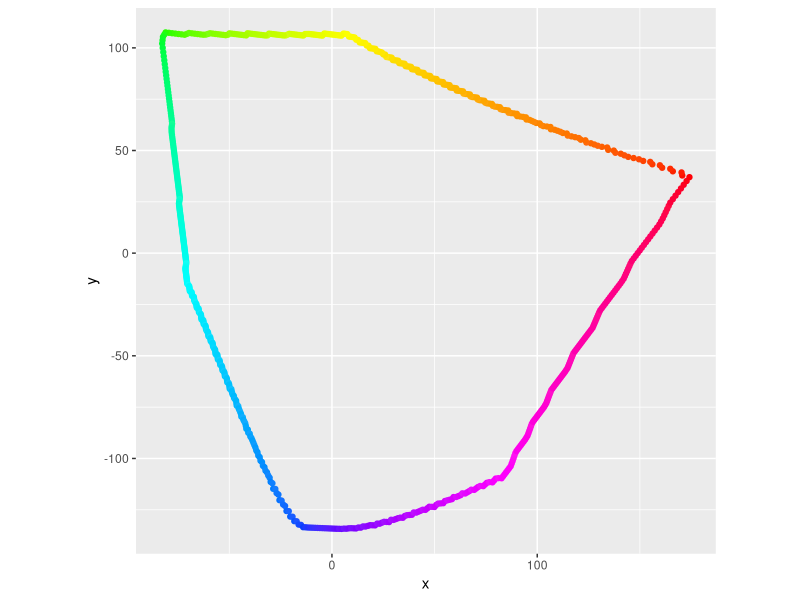
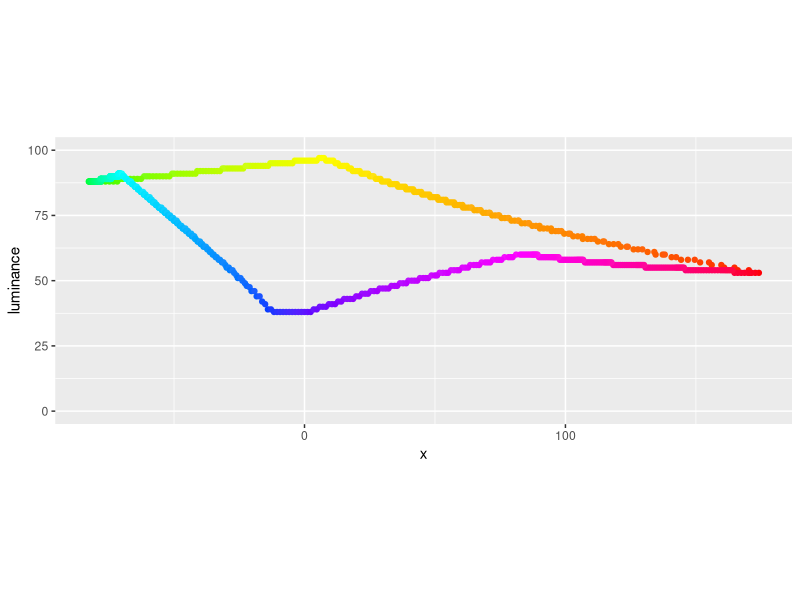
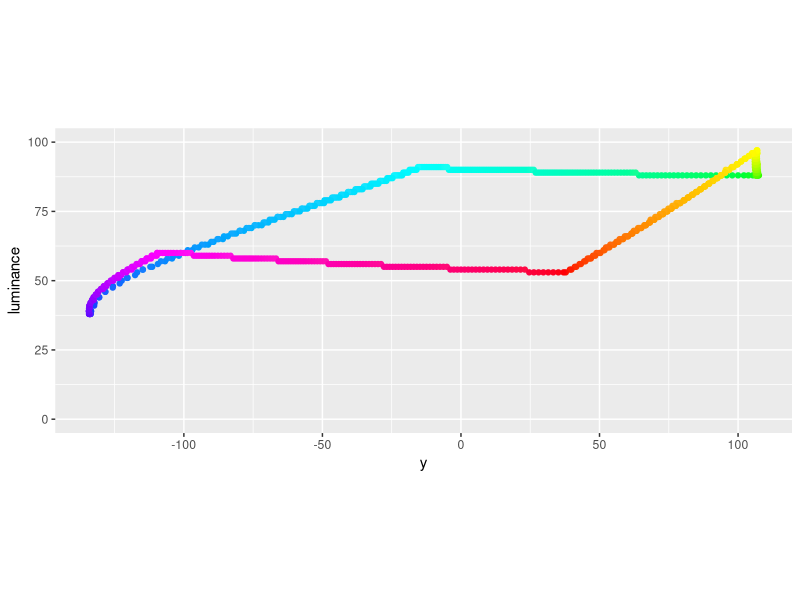
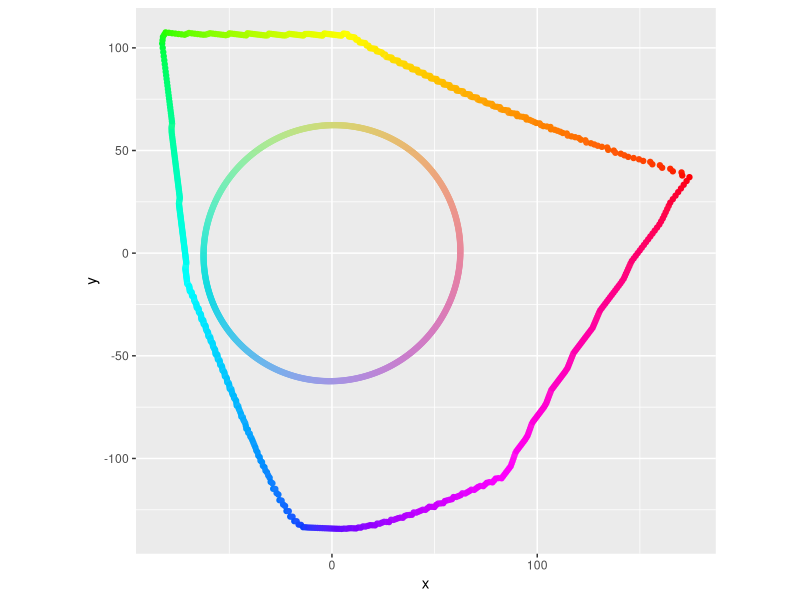
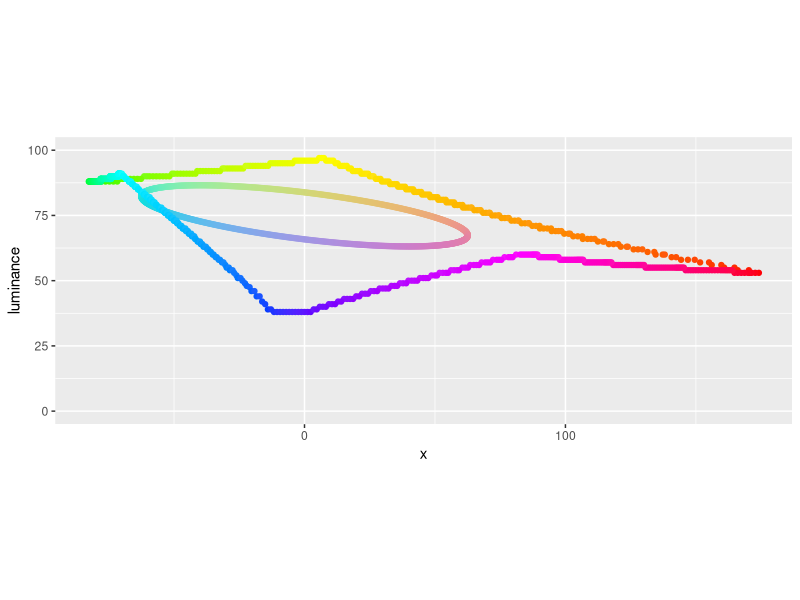
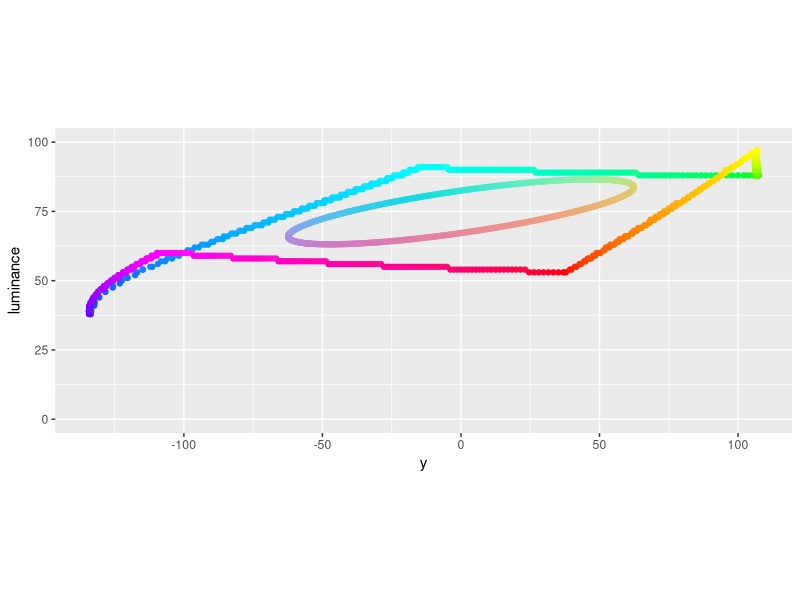
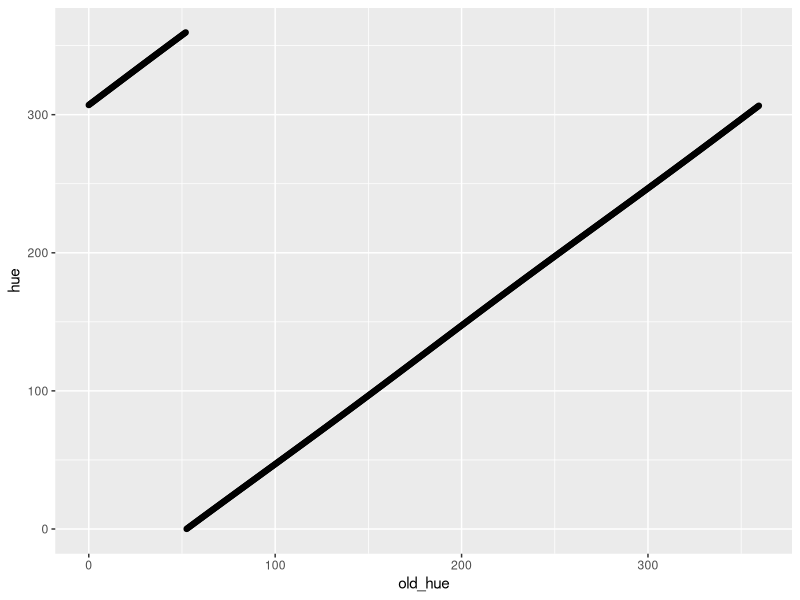
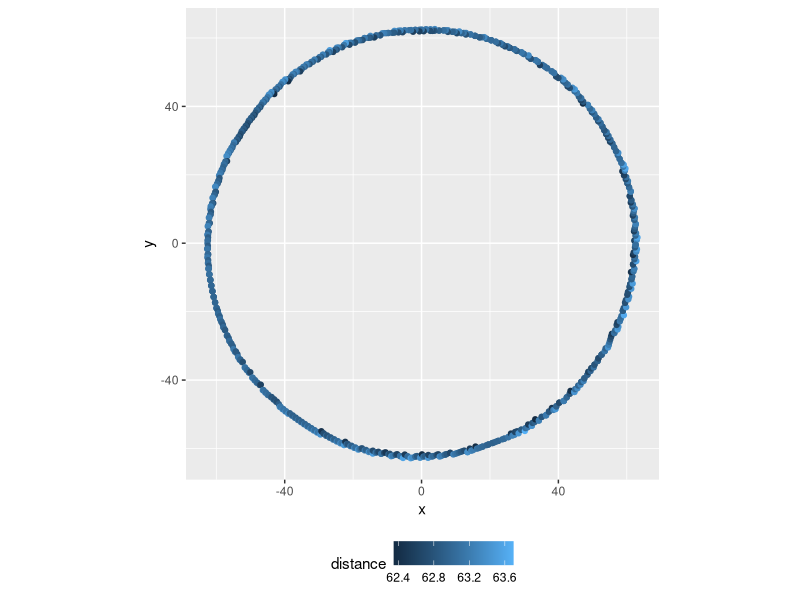

Write R code to recreate these figures, in order.
## ---- chunk 1
knitr::opts_chunk$set(
  collapse = TRUE,
  comment = "#>"
)
options(rmarkdown.html_vignette.check_title = FALSE)
## ---- chunk 2
library(tidyverse)
library(colorspace)

# Set up all the max chromas
hue <- seq(0, 359.5, .5)
luminance <- seq(0, 100, .5)

max_chroma_luminance <- function(h) {
  mc <- max_chroma(h, l = seq(0, 100, .5))
  ml <- seq(0, 100, .5)[mc == max(mc)]
  data.frame(
    hue = h,
    chroma = max(mc),
    luminance = ml
  )
}

df <- map_dfr(hue, max_chroma_luminance)

df <- df %>%
  mutate(
    x = chroma * cos(hue * pi / 180),
    y = chroma * sin(hue * pi / 180),
    hex_color = hcl(hue, chroma, luminance)
  )

ggplot(
  data = df,
  aes(x, y, color = hex_color)
) +
  geom_point() +
  scale_color_identity() +
  coord_equal()
## ---- chunk 3
df <- df %>%
  arrange(-y)

ggplot(
  data = df,
  aes(x, luminance,
    color = hex_color
  )
) +
  geom_point() +
  scale_color_identity() +
  scale_y_continuous(limits = c(0, 100)) +
  coord_equal()
## ---- chunk 4
df <- df %>%
  arrange(x)

ggplot(
  data = df,
  aes(y, luminance,
    color = hex_color
  )
) +
  geom_point() +
  scale_color_identity() +
  scale_y_continuous(limits = c(0, 100)) +
  coord_equal()
## ---- chunk 5
# Use PCA to get a plane
df_pca <- df %>%
  select(
    -hex_color,
    -hue,
    -chroma
  ) %>%
  relocate(x, y, luminance)

pca <- princomp(df_pca)

# Work out a*x + b*y + c*luminance = d
comp3 <- as.vector(pca$loadings)[7:9]
a <- comp3[1]
b <- comp3[2]
c <- comp3[3]
d <- comp3[1] * mean(df_pca$x) +
  comp3[2] * mean(df_pca$y) +
  comp3[3] * mean(df_pca$luminance)

# Solve for luminance given x, y
luminance_function <- function(x, y) {
  (d - x * a - y * b) / c
}

# Test
luminance_function(0, 0)

# Get max chroma
max_dist <- expand_grid(
  hue = seq(0, 360, .5),
  chroma = seq(0, 180)
) %>%
  mutate(
    x = chroma * cos(hue * pi / 180),
    y = chroma * sin(hue * pi / 180)
  ) %>%
  rowwise() %>%
  mutate(luminance = luminance_function(x, y)) %>%
  filter(luminance <= 100) %>%
  mutate(hex_color = hcl(hue, chroma, luminance, fixup = FALSE)) %>%
  filter(!is.na(hex_color)) %>%
  mutate(base_lum = luminance_function(0, 0)) %>%
  mutate(
    dist = sqrt(x^2 + y^2 + (luminance - base_lum)^2),
    hue_round = round(hue)
  ) %>% # base_x, base_y = 0
  group_by(hue_round) %>%
  mutate(max_dist = max(dist)) %>%
  ungroup() %>%
  summarize(floor(min(max_dist))) %>%
  pull()
max_dist
## ---- chunk 6
v1 <- pca$loadings[c(1, 2, 3)]
v1 <- v1 / sqrt(sum(v1^2))
v2 <- pca$loadings[c(4, 5, 6)]
v2 <- v2 / sqrt(sum(v2^2))
v3 <- pca$loadings[c(7, 8, 9)]
v3 <- v3 / sqrt(sum(v3^2))
p <- c(0, 0, luminance_function(0, 0))

get_values <- function(hue) {
  v <- p +
    max_dist * cos(hue * pi / 180) * v1 +
    max_dist * sin(hue * pi / 180) * v2
  data.frame(
    x = v[1],
    y = v[2],
    luminance = v[3],
    old_hue = hue
  )
}

df_circle <- map_dfr(hue, get_values) %>%
  mutate(
    hue = (atan2(y, x) * 180 / pi) %% 360,
    chroma = sqrt(x^2 + y^2)
  ) %>%
  mutate(hex_color = hcl(hue, chroma, luminance, fixup = FALSE))

df_total <- df_circle %>%
  select(-old_hue) %>%
  rbind(df) %>%
  arrange(-luminance)

ggplot() +
  geom_point(
    data = df_total,
    aes(x, y, color = hex_color)
  ) +
  geom_point() +
  scale_color_identity() +
  coord_equal()
## ---- chunk 7
df_total <- df_total %>%
  arrange(-y)

ggplot() +
  geom_point(
    data = df_total,
    aes(x, luminance,
      color = hex_color
    )
  ) +
  scale_color_identity() +
  scale_y_continuous(limits = c(0, 100)) +
  coord_equal()
## ---- chunk 8
df_total <- df_total %>%
  arrange(x)

ggplot() +
  geom_point(
    data = df_total,
    aes(y, luminance,
      color = hex_color
    )
  ) +
  scale_color_identity() +
  scale_y_continuous(limits = c(0, 100)) +
  coord_equal()
## ---- chunk 9
ggplot(data = df_circle, aes(
  x = old_hue,
  y = hue
)) +
  geom_point()

# Now fix so hue = 0 returns hue = 0
# hue = 0
# means y = 0
# means v[2] = 0
# means p[2] + chroma * cos(0) * v1[2] + chroma * sin(0) * v2[2] = 0
# p[2] = 0, sin(0) = 0
# just need v1[2] to be 0

# got center of circle, p
# need point on circle where y = 0, x is positive
p <- c(0, 0, luminance_function(0, 0))
i_vector <- c(1, 0, luminance_function(1, 0))
i_vector <- (i_vector - p) / sqrt(sum((i_vector - p)^2))
j_vector <- c(
  v3[2] * i_vector[3] - v3[3] * i_vector[2],
  v3[3] * i_vector[1] - v3[1] * i_vector[3],
  v3[1] * i_vector[2] - v3[2] * i_vector[1]
)

# These are the magic numbers in the get_color function
i_vector
j_vector
p
## ---- chunk 10
get_color <- function(angle, percentage) {
  vectors <- data.frame(
    v1 = c(
      0.99258009214842,
      0,
      -0.121592601216663
    ),
    v2 = c(
      0.0172593263893888,
      0.989874705747223,
      0.14089067596698
    ),
    p = c(
      0,
      0,
      74.8443331534229
    )
  )

  v <- vectors[["p"]] +
    (percentage / 100 * 63) * cos(angle * pi / 180) * vectors[["v1"]] +
    (percentage / 100 * 63) * sin(angle * pi / 180) * vectors[["v2"]]

  hue <- (atan2(v[2], v[1]) * 180 / pi) %% 360
  chroma <- sqrt(v[1]^2 + v[2]^2)
  luminance <- v[3]

  grDevices::hcl(hue, chroma, luminance, fixup = FALSE)
}
## ---- chunk 11
circle_check <- data.frame(angle = seq(0, 360, .5)) %>%
  mutate(percentage = 100) %>%
  rowwise() %>%
  mutate(hex_color = get_color(angle, percentage)) %>%
  mutate(
    L = coords(as(hex2RGB(hex_color), "polarLUV"))[, 1],
    C = coords(as(hex2RGB(hex_color), "polarLUV"))[, 2],
    H = coords(as(hex2RGB(hex_color), "polarLUV"))[, 3]
  ) %>%
  mutate(
    hex_color_2 = hcl(H, C, L),
    x = C * cos(H * pi / 180),
    y = C * sin(H * pi / 180)
  ) %>%
  mutate(distance = sqrt(x^2 + y^2 + (L - 74.8443331534229)^2))
## ---- chunk 12
ggplot(
  data = circle_check,
  aes(x, y, color = distance)
) +
  geom_point() +
  coord_equal() +
  theme(legend.position = "bottom")
## ---- chunk 13
ggplot(
  data = circle_check,
  aes(x, y, color = hex_color)
) +
  geom_point() +
  coord_equal() +
  scale_color_identity()
## ---- chunk 14
golden <- ((sqrt(5) + 1) / 2) * (2 * pi)

size <- 10000
color_scheme_points <- data.frame(
  x = sqrt(seq(1, size)) * cos(golden * seq(1, size)) * 2.5,
  y = sqrt(seq(1, size)) * sin(golden * seq(1, size)) * 2.5
) %>%
  mutate(
    angle = atan2(y, x) * 180 / pi,
    distance = sqrt(x^2 + y^2)
  ) %>%
  mutate(percentage = distance / max(distance) * 100) %>%
  rowwise() %>%
  mutate(hex_color = get_color(angle, percentage))

flat_luminance_points <- data.frame(
  x = sqrt(seq(1, size)) * cos(golden * seq(1, size)) * 2.5,
  y = sqrt(seq(1, size)) * sin(golden * seq(1, size)) * 2.5
) %>%
  mutate(
    angle = atan2(y, x) * 180 / pi,
    distance = sqrt(x^2 + y^2)
  ) %>%
  mutate(percentage = distance / max(distance) * 100) %>%
  rowwise() %>%
  mutate(hex_color = hcl(
    h = angle,
    c = percentage / 100 * 63,
    l = 74.8443331534229,
    fixup = FALSE
  )) %>%
  filter(!is.na(hex_color))
## ---- chunk 15
ggplot() +
  geom_point(
    data = color_scheme_points,
    aes(x, y,
      color = hex_color
    )
  ) +
  scale_color_identity() +
  coord_equal() +
  theme_void()
## ---- chunk 16
ggplot() +
  geom_point(
    data = flat_luminance_points,
    aes(x, y,
      color = hex_color
    )
  ) +
  scale_color_identity() +
  coord_equal() +
  theme_void()
## ---- chunk 17
compare_points <- data.frame(
  x = sqrt(seq(1, size)) *
    cos(golden * seq(1, size)) * 2.5,
  y = sqrt(seq(1, size)) *
    sin(golden * seq(1, size)) * 2.5
) %>%
  mutate(
    angle = atan2(y, x) * 180 / pi,
    distance = sqrt(x^2 + y^2)
  ) %>%
  mutate(percentage = distance / max(distance) * 100) %>%
  rowwise() %>%
  mutate(hex_color_cs = get_color(angle, percentage)) %>%
  mutate(hex_color_fl = hcl(
    h = angle,
    c = percentage / 100 * 63,
    l = 74.8443331534229,
    fixup = FALSE
  )) %>%
  filter(!is.na(hex_color_fl)) %>%
  mutate(
    L_cs = coords(as(hex2RGB(hex_color_cs), "polarLUV"))[, 1],
    C_cs = coords(as(hex2RGB(hex_color_cs), "polarLUV"))[, 2],
    H_cs = coords(as(hex2RGB(hex_color_cs), "polarLUV"))[, 3],
    L_fl = coords(as(hex2RGB(hex_color_fl), "polarLUV"))[, 1],
    C_fl = coords(as(hex2RGB(hex_color_fl), "polarLUV"))[, 2],
    H_fl = coords(as(hex2RGB(hex_color_fl), "polarLUV"))[, 3]
  ) %>%
  mutate(
    x_cs = C_cs * cos(H_cs * pi / 180),
    y_cs = C_cs * sin(H_cs * pi / 180),
    x_fl = C_fl * cos(H_fl * pi / 180),
    y_fl = C_fl * sin(H_fl * pi / 180)
  ) %>%
  mutate(difference = sign(L_cs - L_fl) * sqrt((x_cs - x_fl)^2 +
    (y_cs - y_fl)^2 +
    (L_cs - L_fl)^2))

ggplot(
  data = compare_points,
  aes(x, y, color = difference)
) +
  geom_point() +
  coord_equal() +
  theme(legend.position = "bottom")
## ---- chunk 18
get_color_subset <- function(center, width, angle, percentage) {
  get_color(width * sin(angle * pi / 180) + center, percentage)
}

size <- 10000

points <- data.frame(
  x = sqrt(seq(1, size)) * cos(golden * seq(1, size)) * 2.5,
  y = sqrt(seq(1, size)) * sin(golden * seq(1, size)) * 2.5
) %>%
  mutate(id = row_number()) %>%
  mutate(
    percentage = sqrt(x^2 + y^2),
    angle = atan2(y, x) * 180 / pi
  ) %>%
  mutate(percentage = percentage / max(percentage) * 100) %>%
  rowwise() %>%
  mutate(hex_color = get_color_subset(0, 30, angle, percentage))

ggplot(
  data = points,
  aes(x, y, color = hex_color)
) +
  geom_point() +
  scale_color_identity() +
  coord_equal() +
  theme_void()
## ---- chunk 19
points <- points %>%
  mutate(
    hex_color =
      get_color_subset(
        0,
        90,
        angle,
        percentage
      )
  )

ggplot(
  data = points,
  aes(x, y, color = hex_color)
) +
  geom_point() +
  scale_color_identity() +
  coord_equal() +
  theme_void()
## ---- chunk 20
points <- points %>%
  mutate(
    hex_color =
      get_color_subset(
        180,
        60,
        angle,
        percentage
      )
  )

ggplot(
  data = points,
  aes(x, y, color = hex_color)
) +
  geom_point() +
  scale_color_identity() +
  coord_equal() +
  theme_void()
